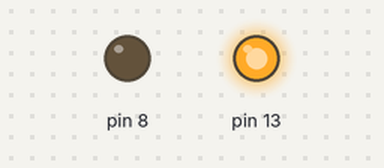
A sketch run on a simulated Arduino Uno, built with avr-gcc and run on an emulated ATmega328P. Parts: output pins drawn as LEDs (lit = HIGH). No radio packets arrive unless stated.

Above: at 0.1 s.
At 6.1 s:
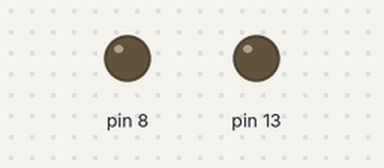
Timing chart, 0 to 7.6 s (numbered marks = the images above):
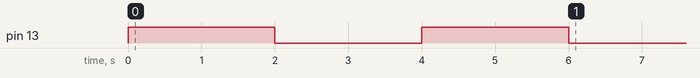

The sketch:

Receiver.ino
```cpp
#include<RH_ASK.h>
#include<SPI.h>
RH_ASK driver;
void setup() {
  Serial.begin(9600);
  pinMode(13,OUTPUT);
  pinMode(8,OUTPUT);
  if(driver.init())
  {
    for(int x=1;x<3;x++)
    {
      digitalWrite(13,HIGH);
      delay(2000);
      digitalWrite(13,LOW);
      delay(2000);
    }
  }
  else
  {
    for(int x=1;x<6;x++)
    {
      digitalWrite(13,HIGH);
      delay(300);
      digitalWrite(13,LOW);
      delay(300);
    }
  }
}
bool isOn=false;
void loop() {
  uint8_t arr[25];
  uint8_t arrLen=sizeof(arr);
  int input;
  int x;
  if(driver.recv(arr,&arrLen))
  {
    input=arr[0];
    if(input>=1 && input<=2)
    {
      if(input==2)
      {
        if(isOn)
        {
          digitalWrite(8,LOW);
          delay(500);
        }
        else
        {
          digitalWrite(8,HIGH);
          delay(500);
        }
        isOn=!isOn;
      }
    }
  }
}
```
